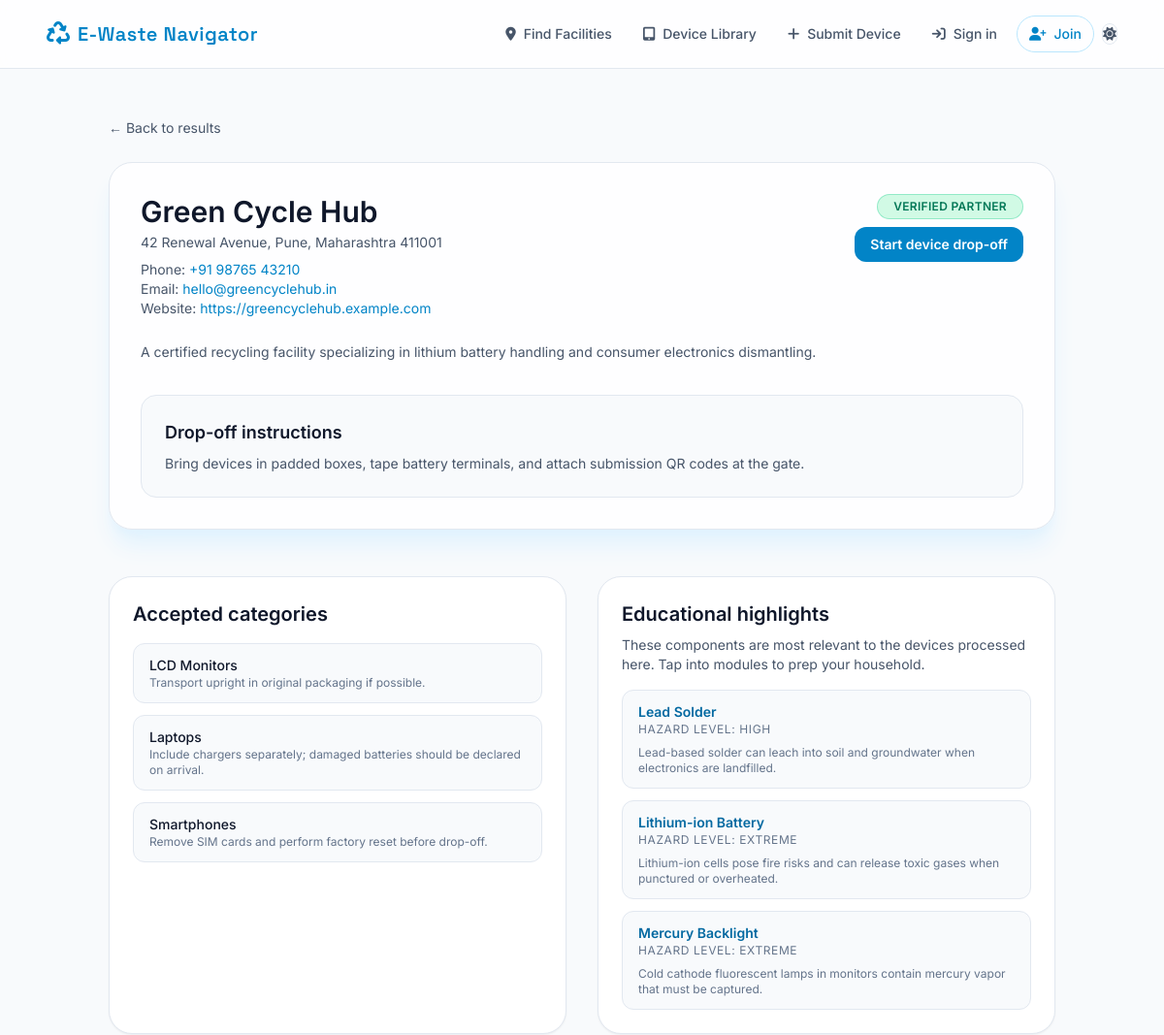
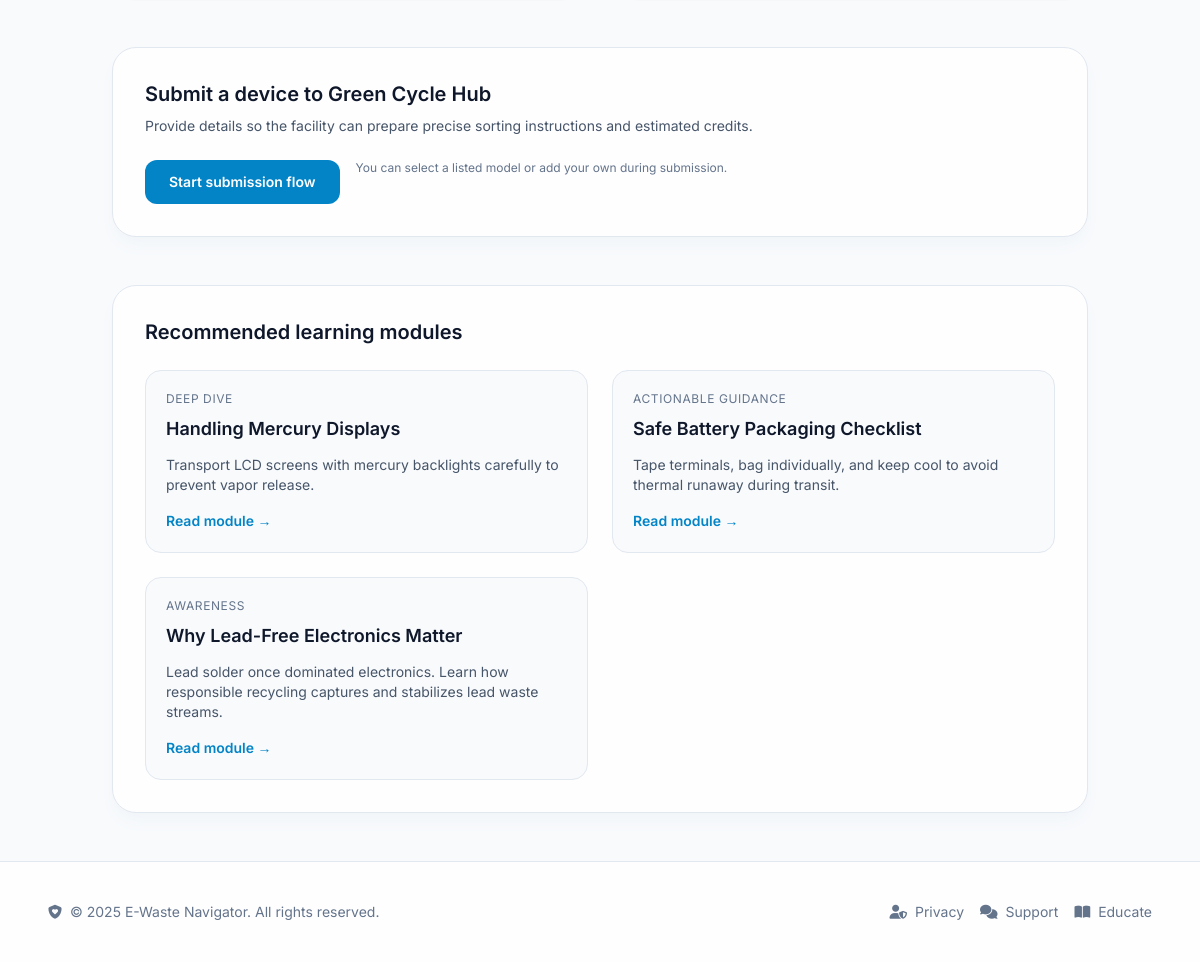
Screenshot of /locations/green-cycle-hub/ with the database file from the repository (2 pictures, top to bottom).
### facilities/models.py (models this page shows, shortened)
class Facility(models.Model):
	name = models.CharField(max_length=200)
	slug = models.SlugField(max_length=210, unique=True)
	tagline = models.CharField(max_length=255, blank=True)
	description = models.TextField(blank=True)
	street_address = models.CharField(max_length=255)
	city = models.CharField(max_length=120)
	state_province = models.CharField(max_length=120)
	postal_code = models.CharField(max_length=20)
	country = models.CharField(max_length=60, default="India")
	latitude = models.DecimalField(max_digits=9, decimal_places=6, null=True, blank=True)
	longitude = models.DecimalField(max_digits=9, decimal_places=6, null=True, blank=True)
	phone_number = models.CharField(max_length=30, blank=True)
	email = models.EmailField(blank=True)
	website = models.URLField(blank=True)
	hours_of_operation = models.JSONField(default=dict, blank=True)
	drop_off_instructions = models.TextField(blank=True)
	services = models.ManyToManyField(
		FacilityService,
		related_name="facilities",
		blank=True,
	)
	focus_components = models.ManyToManyField(
		'education.HazardousComponent',
		related_name='facilities',
		blank=True,
	)
	is_verified = models.BooleanField(default=False)
	created_at = models.DateTimeField(auto_now_add=True)
	updated_at = models.DateTimeField(auto_now=True)
	class Meta:
		ordering = ["name"]
	@property
	def full_address(self) -> str:
		return f"{self.street_address}, {self.city}, {self.state_province} {self.postal_code}"

class FacilityAcceptedItem(models.Model):
	facility = models.ForeignKey(Facility, related_name="accepted_items", on_delete=models.CASCADE)
	category = models.CharField(max_length=150)
	notes = models.CharField(max_length=255, blank=True)
	class Meta:
		unique_together = ("facility", "category")
		ordering = ["category"]

### education/models.py (models this page shows, shortened)
class HazardousComponent(models.Model):
	LOW = "low"
	MODERATE = "moderate"
	HIGH = "high"
	EXTREME = "extreme"
	HAZARD_LEVEL_CHOICES = [
		(LOW, "Low"),
		(MODERATE, "Moderate"),
		(HIGH, "High"),
		(EXTREME, "Extreme"),
	]
	name = models.CharField(max_length=150)
	slug = models.SlugField(max_length=160, unique=True)
	hazard_level = models.CharField(
		max_length=20,
		choices=HAZARD_LEVEL_CHOICES,
		default=MODERATE,
	)
	overview = models.TextField(help_text="High-level explanation of the component risk.")
	environmental_impact = models.TextField()
	human_health_impact = models.TextField()
	safe_handling_guidance = models.TextField(blank=True)
	last_reviewed = models.DateField(null=True, blank=True)
	created_at = models.DateTimeField(auto_now_add=True)
	updated_at = models.DateTimeField(auto_now=True)
	class Meta:
		ordering = ["name"]

class LearningModule(models.Model):
	AWARENESS = "awareness"
	ACTION = "action"
	DEEP_DIVE = "deep_dive"
	MODULE_TYPE_CHOICES = [
		(AWARENESS, "Awareness"),
		(ACTION, "Actionable Guidance"),
		(DEEP_DIVE, "Deep Dive"),
	]
	title = models.CharField(max_length=200)
	slug = models.SlugField(max_length=210, unique=True)
	summary = models.CharField(max_length=255)
	body = models.TextField()
	module_type = models.CharField(
		max_length=20,
		choices=MODULE_TYPE_CHOICES,
		default=AWARENESS,
	)
	components = models.ManyToManyField(HazardousComponent, related_name="modules")
	estimated_read_time = models.PositiveIntegerField(default=3, help_text="In minutes")
	is_published = models.BooleanField(default=True)
	created_at = models.DateTimeField(auto_now_add=True)
	updated_at = models.DateTimeField(auto_now=True)
	class Meta:
		ordering = ["title"]

### facilities/views.py (the view)
# urls.py: path("locations/<slug:slug>/", views.FacilityDetailView.as_view(), name="facility_detail"),
class FacilityDetailView(DetailView):
	model = Facility
	template_name = "facilities/facility_detail.html"
	context_object_name = "facility"
	slug_field = "slug"
	slug_url_kwarg = "slug"
	def get_queryset(self):
		return (
			Facility.objects.select_related()
			.prefetch_related("services", "focus_components", "accepted_items")
			.all()
		)
	def get_context_data(self, **kwargs):
		context = super().get_context_data(**kwargs)
		facility = self.object
		context["device_submission_form"] = DeviceSubmissionForm(
			initial={"drop_off_facility": facility},
		)
		context["related_modules"] = (
			LearningModule.objects.filter(components__in=facility.focus_components.all())
			.distinct()
			.order_by("title")
		)
		return context

### facilities/templates/facilities/facility_detail.html (shortened to what this page needs)
{% extends "base.html" %}
{% block content %}
<section class="bg-slate-50 transition-colors duration-300 dark:bg-slate-950">
    <div class="mx-auto max-w-5xl px-6 py-12">
        <a href="{% url 'facilities:facility_list' %}" class="inline-flex items-center text-sm text-slate-600 transition hover:text-sky-600 dark:text-slate-400 dark:hover:text-sky-200">← Back to results</a>
        <div class="mt-6 rounded-3xl border border-slate-200 bg-white/90 p-8 shadow-xl shadow-sky-100 transition-colors dark:border-slate-800 dark:bg-slate-900/70 dark:shadow-sky-500/10">
            <div class="flex flex-col gap-6 md:flex-row md:items-start md:justify-between">
                <div>
                    <h1 class="text-3xl font-semibold text-slate-900 transition-colors dark:text-white">{{ facility.name }}</h1>
                    <p class="mt-1 text-sm text-slate-600 transition-colors dark:text-slate-400">{{ facility.full_address }}</p>
                    {% if facility.phone_number %}
                        <p class="mt-2 text-sm text-slate-600 transition-colors dark:text-slate-300">Phone: <span class="text-sky-600 dark:text-sky-300">{{ facility.phone_number }}</span></p>
                    {% endif %}
                    {% if facility.email %}
                        <p class="text-sm text-slate-600 transition-colors dark:text-slate-300">Email: <a href="mailto:{{ facility.email }}" class="text-sky-600 transition hover:text-sky-500 dark:text-sky-300 dark:hover:text-sky-200">{{ facility.email }}</a></p>
                    {% endif %}
                    {% if facility.website %}
                        <p class="text-sm text-slate-600 transition-colors dark:text-slate-300">Website: <a href="{{ facility.website }}" class="text-sky-600 transition hover:text-sky-500 dark:text-sky-300 dark:hover:text-sky-200" target="_blank" rel="noopener">{{ facility.website }}</a></p>
                    {% endif %}
                </div>
                <div class="flex flex-col items-end gap-2 text-sm text-slate-500 transition-colors dark:text-slate-300">
                    {% if facility.is_verified %}
                        <span class="inline-flex items-center gap-2 rounded-full border border-emerald-400/40 bg-emerald-100 px-4 py-1 text-xs font-semibold uppercase tracking-wide text-emerald-700 transition-colors dark:bg-emerald-500/10 dark:text-emerald-200">Verified partner</span>
                    {% endif %}
                    <a href="{% url 'devices:submit' %}?facility={{ facility.slug }}" class="inline-flex items-center justify-center rounded-xl bg-sky-600 px-4 py-2 text-sm font-semibold text-white transition hover:bg-sky-500 dark:text-slate-950">Start device drop-off</a>
                </div>
            </div>
            <p class="mt-6 text-sm text-slate-600 leading-relaxed transition-colors dark:text-slate-300">{{ facility.description|default:"This facility has not added an overview yet." }}</p>
            {% if facility.drop_off_instructions %}
                <div class="mt-8 rounded-2xl border border-slate-200 bg-slate-50 p-6 transition-colors dark:border-slate-800 dark:bg-slate-950/60">
                    <h2 class="text-lg font-semibold text-slate-900 transition-colors dark:text-white">Drop-off instructions</h2>
                    <p class="mt-2 whitespace-pre-line text-sm text-slate-600 transition-colors dark:text-slate-300">{{ facility.drop_off_instructions }}</p>
                </div>
            {% endif %}
        </div>
        <div class="mt-12 grid gap-8 lg:grid-cols-2">
            <section class="rounded-3xl border border-slate-200 bg-white p-6 shadow-sm transition-colors dark:border-slate-800 dark:bg-slate-900/60">
                <h2 class="text-xl font-semibold text-slate-900 transition-colors dark:text-white">Accepted categories</h2>
                <ul class="mt-4 space-y-3 text-sm text-slate-600 transition-colors dark:text-slate-300">
                    {% for item in facility.accepted_items.all %}
                        <li class="rounded-xl border border-slate-200 bg-slate-50 px-4 py-3 transition-colors dark:border-slate-800 dark:bg-slate-950/40">
                            <p class="font-medium text-slate-900 transition-colors dark:text-white">{{ item.category }}</p>
                            {% if item.notes %}
                                <p class="text-xs text-slate-500 transition-colors dark:text-slate-400">{{ item.notes }}</p>
                            {% endif %}
                        </li>
                    {% empty %}
                        <li class="text-sm text-slate-500 transition-colors dark:text-slate-500">Facility has not specified accepted items yet.</li>
                    {% endfor %}
                </ul>
            </section>
            <section class="rounded-3xl border border-slate-200 bg-white p-6 shadow-sm transition-colors dark:border-slate-800 dark:bg-slate-900/60">
                <h2 class="text-xl font-semibold text-slate-900 transition-colors dark:text-white">Educational highlights</h2>
                <p class="mt-2 text-sm text-slate-600 transition-colors dark:text-slate-400">These components are most relevant to the devices processed here. Tap into modules to prep your household.</p>
                <ul class="mt-4 space-y-3 text-sm text-slate-600 transition-colors dark:text-slate-300">
                    {% for component in facility.focus_components.all %}
                        <li class="rounded-xl border border-slate-200 bg-slate-50 px-4 py-3 transition-colors dark:border-slate-800 dark:bg-slate-950/40">
                            <p class="font-semibold text-sky-700 transition-colors dark:text-sky-200">{{ component.name }}</p>
                            <p class="text-xs uppercase tracking-wider text-slate-500 transition-colors dark:text-slate-500">Hazard level: {{ component.get_hazard_level_display }}</p>
                            <p class="mt-2 text-xs text-slate-500 line-clamp-3 transition-colors dark:text-slate-400">{{ component.overview }}</p>
                        </li>
                    {% empty %}
                        <li class="text-sm text-slate-500 transition-colors dark:text-slate-500">Assign focus components to surface targeted guidance.</li>
                    {% endfor %}
                </ul>
            </section>
        </div>
        <section class="mt-12 rounded-3xl border border-slate-200 bg-white/90 p-8 shadow-lg shadow-slate-100 transition-colors dark:border-slate-800 dark:bg-slate-900/60 dark:shadow-slate-900/30">
            <h2 class="text-xl font-semibold text-slate-900 transition-colors dark:text-white">Submit a device to {{ facility.name }}</h2>
            <p class="mt-2 text-sm text-slate-600 transition-colors dark:text-slate-400">Provide details so the facility can prepare precise sorting instructions and estimated credits.</p>
            <form action="{% url 'devices:submit' %}" method="get" class="mt-6 flex flex-col gap-4 md:flex-row">
                <button type="submit" class="inline-flex items-center justify-center rounded-xl bg-sky-600 px-6 py-3 text-sm font-semibold text-white transition hover:bg-sky-500 dark:text-slate-950">
                    Start submission flow
                </button>
                <span class="text-xs text-slate-500 transition-colors dark:text-slate-500">You can select a listed model or add your own during submission.</span>
            </form>
        </section>
        {% if related_modules %}
            <section class="mt-12 rounded-3xl border border-slate-200 bg-white/90 p-8 shadow-lg shadow-slate-100 transition-colors dark:border-slate-800 dark:bg-slate-900/60 dark:shadow-slate-900/30">
                <h2 class="text-xl font-semibold text-slate-900 transition-colors dark:text-white">Recommended learning modules</h2>
                <div class="mt-6 grid gap-6 md:grid-cols-2">
                    {% for module in related_modules %}
                        <article class="rounded-2xl border border-slate-200 bg-slate-50 p-5 transition-colors dark:border-slate-800 dark:bg-slate-950/40">
                            <p class="text-xs uppercase tracking-wider text-slate-500 transition-colors dark:text-slate-500">{{ module.get_module_type_display }}</p>
                            <h3 class="mt-2 text-lg font-semibold text-slate-900 transition-colors dark:text-white">{{ module.title }}</h3>
                            <p class="mt-3 text-sm text-slate-600 line-clamp-4 transition-colors dark:text-slate-400">{{ module.summary }}</p>
                            <a href="#" class="mt-4 inline-flex items-center text-sm font-semibold text-sky-600 transition hover:text-sky-500 dark:text-sky-300 dark:hover:text-sky-200">Read module →</a>
                        </article>
                    {% endfor %}
                </div>
            </section>
        {% endif %}
    </div>
</section>
{% endblock %}

### rows the page displays
Facility: name "Green Cycle Hub", full_address "42 Renewal Avenue, Pune, Maharashtra 411001", phone_number "+91 98765 43210", email "hello@greencyclehub.in", website "https://greencyclehub.example.com", description "A certified recycling facility specializing in lithium battery handling and consumer electronics dismantling.", drop_off_instructions "Bring devices in padded boxes, tape battery terminals, and attach submission QR codes at the gate."
FacilityAcceptedItem: category "LCD Monitors", notes "Transport upright in original packaging if possible."
FacilityAcceptedItem: category "Laptops", notes "Include chargers separately; damaged batteries should be declared on arrival."
FacilityAcceptedItem: category "Smartphones", notes "Remove SIM cards and perform factory reset before drop-off."
HazardousComponent: name "Lead Solder", hazard_level "HIGH", overview "Lead-based solder can leach into soil and groundwater when electronics are landfilled."
HazardousComponent: name "Lithium-ion Battery", hazard_level "EXTREME", overview "Lithium-ion cells pose fire risks and can release toxic gases when punctured or overheated."
HazardousComponent: name "Mercury Backlight", hazard_level "EXTREME", overview "Cold cathode fluorescent lamps in monitors contain mercury vapor that must be captured."
LearningModule: module_type "DEEP DIVE", title "Handling Mercury Displays", summary "Transport LCD screens with mercury backlights carefully to prevent vapor release."
LearningModule: module_type "ACTIONABLE GUIDANCE", title "Safe Battery Packaging Checklist", summary "Tape terminals, bag individually, and keep cool to avoid thermal runaway during transit."
LearningModule: module_type "AWARENESS", title "Why Lead-Free Electronics Matter", summary "Lead solder once dominated electronics. Learn how responsible recycling captures and stabilizes lead waste streams."
